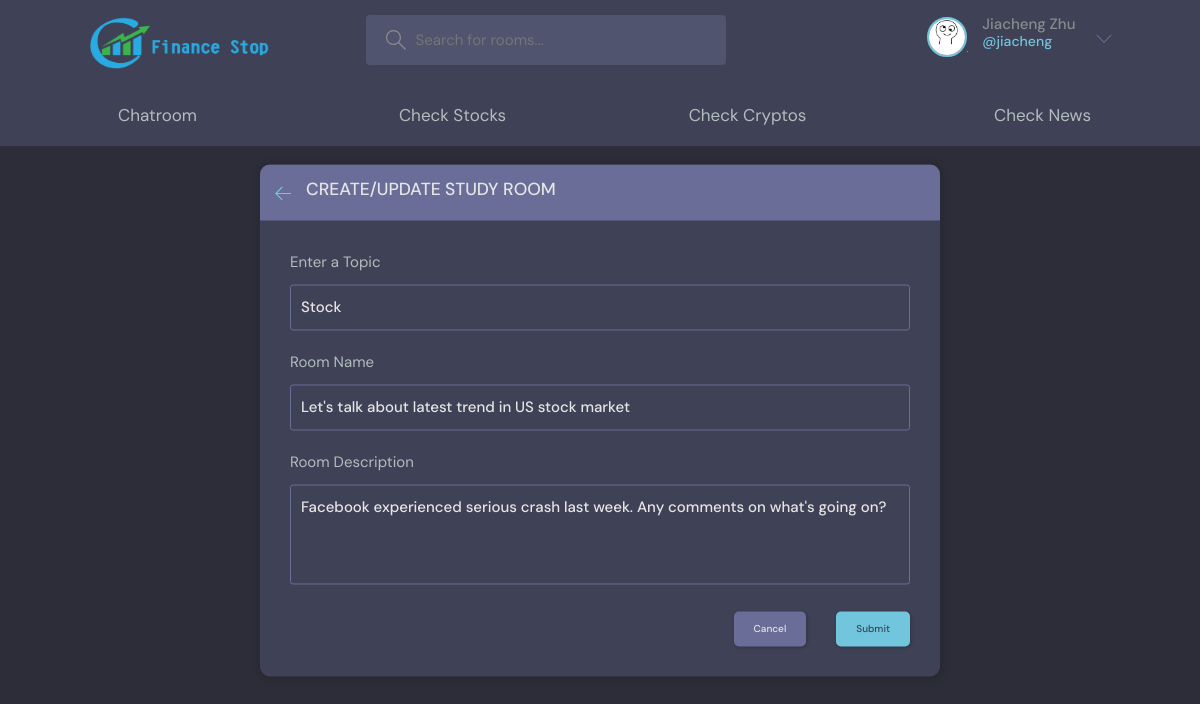
Page /update-room/1 (signed in) on the committed database.
### base/models.py (models this page shows, shortened)
class User(AbstractUser):
    pass
    name = models.CharField(max_length=200, null=True)
    email = models.EmailField(unique=True, null=True)
    bio = models.TextField(null=True)
    avatar = models.ImageField(null=True, default="avatar.svg")
    USERNAME_FIELD = 'email'
    REQUIRED_FIELDS = []

class Room(models.Model):
    host = models.ForeignKey(User, on_delete=models.SET_NULL, null=True)
    topic = models.ForeignKey(Topic, on_delete=models.SET_NULL, null=True)
    name = models.CharField(max_length=200)
    description = models.TextField(null=True, blank=True)
    participants = models.ManyToManyField(User, related_name='participants', blank = True)
    update = models.DateTimeField(auto_now=True)
    created = models.DateTimeField(auto_now_add=True)
    class Meta:
        ordering = ['-update', '-created']

class Topic(models.Model):
    name = models.CharField(max_length=200)

### base/views.py (the view, shortened to what this page needs)
# urls.py: path('update-room/<str:pk>', views.updateRoom, name="update-room"),
@login_required(login_url='login')
def updateRoom(request, pk):
    room = Room.objects.get(id=pk)
    form = RoomForm(instance=room)
    topics = Topic.objects.all()
    if request.user != room.host:
        return HttpResponse('You Do Not Have Permission to Access this Function')
    context = {'form': form, 'topics':topics, 'room':room}
    return render(request, 'base/room_form.html', context)

### base/forms.py
class RoomForm(ModelForm):
    class Meta:
        model = Room
        fields = '__all__'
        exclude = ['host', 'participants']

### base/templates/base/room_form.html (shortened to what this page needs)
{% extends 'main.html' %}
{% load static %}
{% block content %}
  <main class="create-room layout">
    <div class="container">
      <div class="layout__box">
        <div class="layout__boxHeader">
          <div class="layout__boxTitle">
            <a href="{% url 'chatroom' %}">
              <svg version="1.1" xmlns="http://www.w3.org/2000/svg" width="32" height="32" viewBox="0 0 32 32">
                <title>arrow-left</title>
                <path
                  d="M13.723 2.286l-13.723 13.714 13.719 13.714 1.616-1.611-10.96-10.96h27.625v-2.286h-27.625l10.965-10.965-1.616-1.607z">
                </path>
              </svg>
            </a>
            <h3>Create/Update Study Room</h3>
          </div>
        </div>
        <div class="layout__body">
          <form class="form" action="" method="POST">
            <div class="form__group">
              <label for="room_topic">Enter a Topic</label>
              <input required type="text" value="{{ room.topic.name }}" name="topic" list="topic-list"/>
            </div>
            <div class="form__group">
              <label for="room_name">Room Name</label>
                {{ form.name }}
            </div>
            <div class="form__group">
              <label for="room_description">Room Description</label>
                {{ form.description }}
            </div>
            <div class="form__action">
              <a class="btn btn--dark" href="{% url 'chatroom' %}">Cancel</a>
              <button class="btn btn--main" type="submit">Submit</button>
            </div>
          </form>
        </div>
      </div>
    </div>
  </main>
{% endblock content %}

### templates/navbar.html (shortened to what this page needs)
{% load static %}
    <header class="header header--loggedIn">
      <div class="container">
        <a href="{%  url 'home' %}" class="header__logo">
            <img src="/static/image/logo.png">
        </a>
        <form class="header__search" method = "GET" action="{%  url 'chatroom' %}">
          <label>
            <input name = "q" placeholder="Search for rooms..." />
          </label>
        </form>
        <nav class="header__menu">
          {% if request.user.is_authenticated %}
          <div class="header__user">
            <a href="{% url 'user-profile' request.user.id %}">
              <div class="avatar avatar--medium active">
                <img src="{{ request.user.avatar.url }}" />
              </div>
              <p>{{ request.user.name }} <span>@{{ request.user.username }}</span></p>
            </a>
            <button class="dropdown-button">
              <svg version="1.1" xmlns="http://www.w3.org/2000/svg" width="32" height="32" viewBox="0 0 32 32">
                <title>chevron-down</title>
                <path d="M16 21l-13-13h-3l16 16 16-16h-3l-13 13z"></path>
              </svg>
            </button>
          </div>
          {% else %}
          <a href="{% url 'login' %}">
            <img src="{% static 'image/avatar.svg'%}" />
            <p>Login</p>
          </a>
          {% endif %}
        </nav>
      </div>
    </header>
<!DOCTYPE html>
<html lang="en" >
<head>
    <link rel='stylesheet' href="{% static 'styles/nav.css'%}">
    <link rel="stylesheet" href="{% static 'styles/style.css' %}" >
</head>
<body>
    <div class="navbar">
        <a href="{% url 'chatroom' %}">Chatroom</a>
        <a href="{% url 'stockSearch' %}">Check Stocks</a>
        <a href="{% url 'cryptoSearch' %}">Check Cryptos</a>
        <a href="{% url 'news' %}">Check News</a><br>
    </div><br>
    <br><br>
</body>
</html>

### static/styles/nav.css (style rules this page uses)
.navbar { width: 100%; background-color: #3f4156; overflow: auto; }
.navbar a { float: left; padding: 12px; color: #b2bdbd; text-decoration: none; font-size: 17px; width: 25%; text-align: center; }

### rows in the picture
User: user.avatar (picture), user.name "Jiacheng Zhu", user.username "jiacheng"
Room: topic "Stock", name "Let's talk about latest trend in US stock market", description "Facebook experienced serious crash last week. Any comments on what's going on?"
